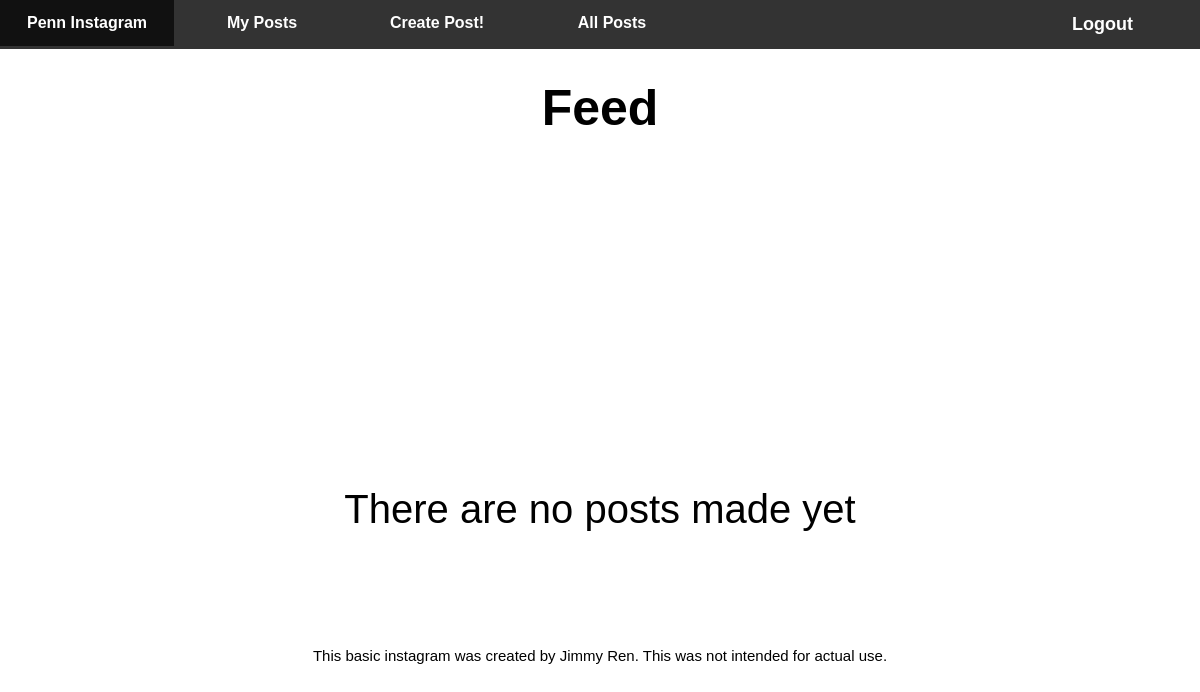
The app's page /allPosts/ (signed in), older data.
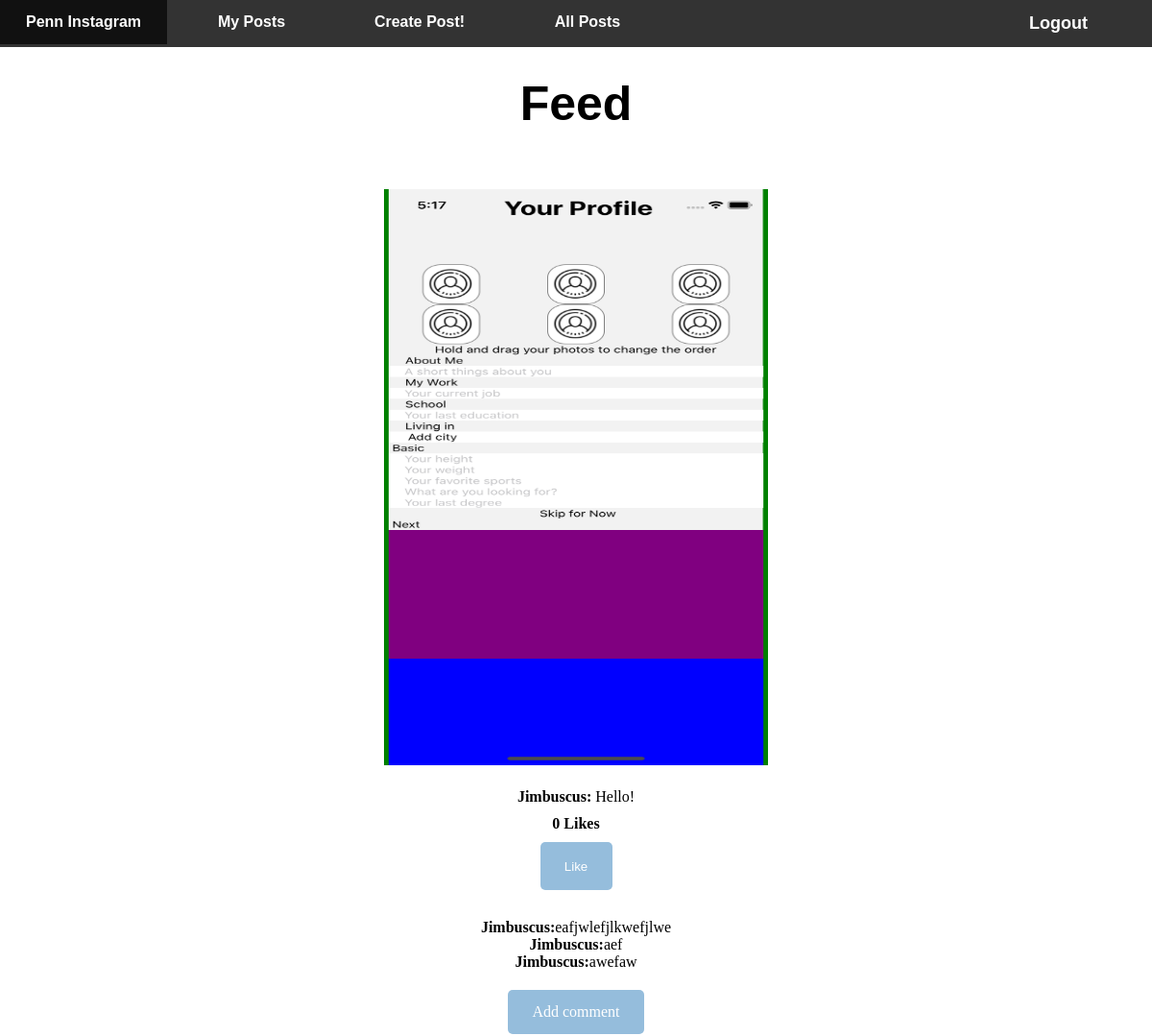
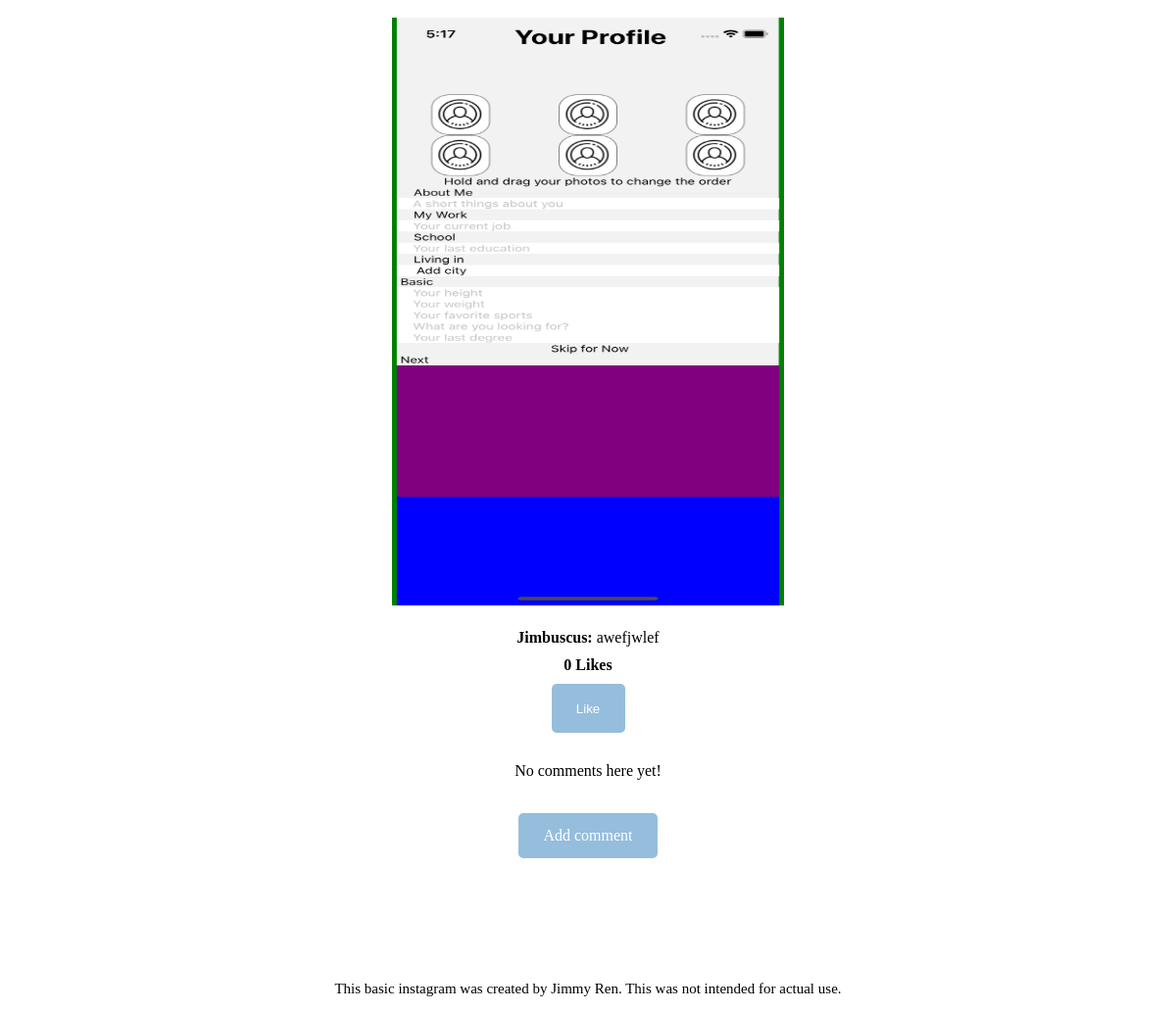
The same page, newer data (2 pictures, top to bottom).
### accounts/models.py (models this page shows, shortened)
class Post(models.Model):
    content = models.TextField()
    user = models.ForeignKey(settings.AUTH_USER_MODEL, on_delete = models.CASCADE, default = 1)
    date_created = models.DateTimeField(auto_now_add = True)
    post_pic = models.ImageField(null = True, blank = True)
    liked = models.ManyToManyField(User, default = None, blank = True, related_name = 'liked')

class Comment(models.Model):
    post = models.ForeignKey(Post, on_delete = models.CASCADE, related_name = "comments")
    text = models.TextField()
    user = models.ForeignKey(User, on_delete = models.CASCADE)

### accounts/views.py (the view)
# urls.py: path('allPosts/', views.allPosts, name = 'allPosts'),
@login_required(login_url='login')
def allPosts(request):
    all_posts = Post.objects.all()
    context = {'post': all_posts}
    return render(request, 'accounts/allPosts.html', context)

### accounts/templates/accounts/allPosts.html (shortened to what this page needs)
{% extends 'accounts/main.html' %}
{% load static %}
{% block content %}
    <div class = "heading">
        Feed
    </div>
    {% for i in post %}
        <div class="postimg">
            {% if i.post_pic %}
                <img class = "img-responsive" src="{{i.post_pic.url}}">
            {% endif %}
        </div>
        <div class="posttext">
            <b> {{i.user}}: </b> {{i.content}}
        </div>
        <div class = "numlikes">
            <strong> {{i.liked.all.count}} Likes</strong>
        </div>
        <div class = "likes2">
            <form action = "{% url 'like_post' %}" method = "POST" class = "ui form">
                {% if user not in i.liked.all %}
                        <button type = "submit" class = "ui button positive" id = "like"> Like </button>
                {% else %}
                        <button type = "submit" class = "ui button negative" id = "dislike"> Dislike </button>
                {% endif %}
            </form>
        </div>
        <div class = "comments">
            {% for comment in i.comments.all %}
                <div class="comment">
                    <strong>{{ comment.user }}: </strong> {{ comment.text}}
                </div>
                {% empty %}
                <div class = "no-comments"
                    <p>No comments here yet!</p>
                </div>
            {% endfor %}
        </div>
        <div class = "addcomment">
            <a class = "newcomm" href="{% url 'add_comment_to_post' pk=i.pk %}">Add comment</a>
        </div>
    {% empty %}
    <div class="no-posts">
        There are no posts made yet
    {% endfor %}
{% endblock%}

### accounts/templates/accounts/main.html (shortened to what this page needs)
{% load static %}
<!DOCTYPE html>
<html>
<head>
<link rel="stylesheet" type="text/css" href="{% static '/css/main.css' %}">
</head>
<body>
<div class = "container">
    <div class = "content">
        {% include 'accounts/navigationbar.html' %}
        {% block content %}
        {% endblock %}
    </div>
    <div class = "footer">
        <p class = "footerText"> This basic instagram was created by Jimmy Ren. This was not intended for actual use. </p>
    </div>
</div>
</body>
</html>

### accounts/templates/accounts/navigationbar.html
{% load static %}
<nav class="navigation-bar">
  <div class="collapse navbar-collapse" id="navbarSupportedContent">
    <ul class="navbar-nav">
      <li class="nav-item active">
        <a class="nav-link" href="{% url 'home' %}"> Penn Instagram </a>
      </li>
      <li class="nav-item active">
        <a class="nav-link" href="{% url 'user' %}"> My Posts </a>
      </li>
      <li class="nav-item active">
        <a class="nav-link" href="{% url 'createPost' %}"> Create Post!</a>
      </li>
      <li class="nav-item active">
        <a class="nav-link" href="{% url 'allPosts' %}"> All Posts</a>
      </li>
      <li style="float:right">
        <a class = "hello-msg" href = "{% url 'logout' %}"> Logout </a>
      </li>
    </ul>
  </div>
</nav>

### static/css/main.css (style rules this page uses)
.container { height: 1000px; }
.heading { text-align: center; padding-top: 30px; font-size: 50px; font-family: Arial; font-weight: bold; padding-bottom: 50px; }
.comments { display: flex; flex-direction: column; flex: 1; text-align: center; justify-content: center; border-radius: 5px; width: 100%; padding: 20px; }
.comment { display: flex; flex: 1; text-align: center; justify-content: center; }
.no-comments { display: flex; text-align: center; justify-content: center; width: 100%; }
div.addcomment a:link.newcomm, div.addcomment a:visited.newcomm { background-color: #95bddc; color: white; padding: 14px 25px; text-align: center; border-radius: 5px; text-decoration: none; display: inline-block; }
.addcomment { text-align: center; padding-bottom: 10px; border-radius: 5px; }
.posttext { padding: 10px; text-align: center; }
.postimg { padding: 10px; text-align: center; border-radius:5px; }
.navbar-nav { text-align: center; list-style-position: inside; }
#like { background-color:#95bddc; color: white; width: 75px; height: 50px; border-radius: 5px; border: 0; }
.numlikes { text-align: center; }
.likes2 { text-align: center; padding: 10px; }
.hello-msg { font-size: 18px; color: #fff; margin-right: 20px; }
* { box-sizing:border-box }
html, body { width: 100%; height: 110%; margin: 0; padding: 0; }
.active, .dot:hover { background-color: rgb(53, 59, 63); }
.nav-link { background-color: #333; }
.footer { display: flex; text-align: center; justify-content: center; width: 100%; position: absolute; padding-top: 100px; }
.footerText { font-size: 15px; }
.navbar-nav { list-style-type: none; margin: 0; font-weight: bold; padding: 0; overflow: hidden; background-color: #333; font-family: Arial; }
li { float: left; border-right:1px solid #333; width: 175px; }
li:last-child { border-right: none; }
li a { display: block; color: white; text-align: center; padding: 14px 16px; text-decoration: none; }
.img-responsive { height: 600px; width: 400px; }

Row changes from the older to the newer data that the page shows:
added Post: post_pic (picture), user "Jimbuscus", content "Hello!", liked.all.count "0", shows "Like"
added Comment: user "Jimbuscus", text "eafjwlefjlkwefjlwe"
added Comment: user "Jimbuscus", text "aef"
added Comment: user "Jimbuscus", text "awefaw"
added Post: post_pic (picture), user "Jimbuscus", content "awefjwlef", liked.all.count "0", shows "Like"
Text that changed along with them:
text no longer shown: "There are no posts made yet"
